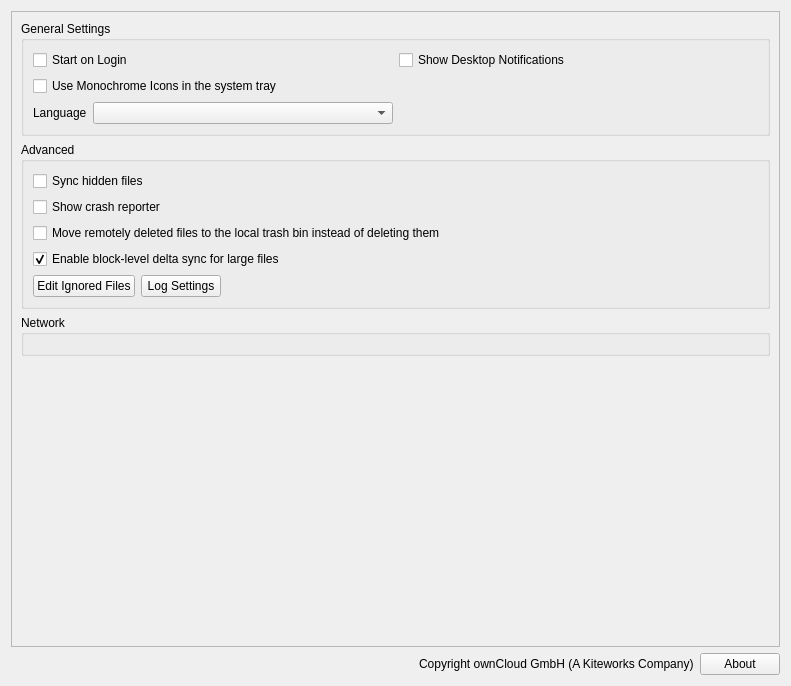
<?xml version="1.0" encoding="UTF-8"?>
<ui version="4.0">
 <class>OCC::GeneralSettings</class>
 <widget class="QWidget" name="OCC::GeneralSettings">
  <property name="geometry">
   <rect>
    <x>0</x>
    <y>0</y>
    <width>791</width>
    <height>686</height>
   </rect>
  </property>
  <property name="windowTitle">
   <string>Form</string>
  </property>
  <layout class="QVBoxLayout" name="verticalLayout_3">
   <item>
    <widget class="QScrollArea" name="scrollArea">
     <property name="widgetResizable">
      <bool>true</bool>
     </property>
     <widget class="QWidget" name="scrollAreaWidgetContents_2">
      <property name="geometry">
       <rect>
        <x>0</x>
        <y>0</y>
        <width>765</width>
        <height>618</height>
       </rect>
      </property>
      <layout class="QVBoxLayout" name="verticalLayout_5">
       <item>
        <widget class="QGroupBox" name="generalGroupBox">
         <property name="title">
          <string>General Settings</string>
         </property>
         <layout class="QGridLayout" name="gridLayout_2">
          <item row="1" column="0">
           <widget class="QCheckBox" name="monoIconsCheckBox">
            <property name="text">
             <string>Use Monochrome Icons in the system tray</string>
            </property>
           </widget>
          </item>
          <item row="0" column="1">
           <widget class="QCheckBox" name="desktopNotificationsCheckBox">
            <property name="text">
             <string>Show Desktop Notifications</string>
            </property>
           </widget>
          </item>
          <item row="0" column="0">
           <widget class="QCheckBox" name="autostartCheckBox">
            <property name="text">
             <string>Start on Login</string>
            </property>
           </widget>
          </item>
          <item row="2" column="0">
           <layout class="QHBoxLayout" name="horizontalLayout_6">
            <item>
             <widget class="QLabel" name="languageLabel">
              <property name="sizePolicy">
               <sizepolicy hsizetype="Maximum" vsizetype="Preferred">
                <horstretch>0</horstretch>
                <verstretch>0</verstretch>
               </sizepolicy>
              </property>
              <property name="locale">
               <locale language="English" country="UnitedStates"/>
              </property>
              <property name="text">
               <string>Language</string>
              </property>
              <property name="buddy">
               <cstring>languageDropdown</cstring>
              </property>
             </widget>
            </item>
            <item>
             <widget class="QComboBox" name="languageDropdown">
              <property name="sizePolicy">
               <sizepolicy hsizetype="Minimum" vsizetype="Fixed">
                <horstretch>0</horstretch>
                <verstretch>0</verstretch>
               </sizepolicy>
              </property>
              <property name="accessibleName">
               <string>Language selector</string>
              </property>
              <property name="currentText">
               <string/>
              </property>
             </widget>
            </item>
           </layout>
          </item>
         </layout>
        </widget>
       </item>
       <item>
        <widget class="QGroupBox" name="advancedGroupBox">
         <property name="title">
          <string>Advanced</string>
         </property>
         <layout class="QHBoxLayout" name="horizontalLayout_5">
          <item>
           <layout class="QVBoxLayout" name="verticalLayout_6">
            <item>
             <widget class="QCheckBox" name="syncHiddenFilesCheckBox">
              <property name="text">
               <string>Sync hidden files</string>
              </property>
             </widget>
            </item>
            <item>
             <widget class="QCheckBox" name="crashreporterCheckBox">
              <property name="sizePolicy">
               <sizepolicy hsizetype="MinimumExpanding" vsizetype="Fixed">
                <horstretch>0</horstretch>
                <verstretch>0</verstretch>
               </sizepolicy>
              </property>
              <property name="text">
               <string>Show crash reporter</string>
              </property>
             </widget>
            </item>
            <item>
             <widget class="QCheckBox" name="moveToTrashCheckBox">
              <property name="text">
               <string>Move remotely deleted files to the local trash bin instead of deleting them</string>
              </property>
             </widget>
            </item>
            <item>
             <widget class="QCheckBox" name="deltaSyncCheckBox">
              <property name="toolTip">
               <string>When enabled and the CrispCloud Delta Sync server app is installed, only changed blocks of large files are uploaded instead of the entire file.</string>
              </property>
              <property name="text">
               <string>Enable block-level delta sync for large files</string>
              </property>
              <property name="checked">
               <bool>true</bool>
              </property>
             </widget>
            </item>
            <item>
             <layout class="QHBoxLayout" name="horizontalLayout_4">
              <item>
               <widget class="QPushButton" name="ignoredFilesButton">
                <property name="text">
                 <string>Edit Ignored Files</string>
                </property>
               </widget>
              </item>
              <item>
               <widget class="QPushButton" name="logSettingsButton">
                <property name="text">
                 <string>Log Settings</string>
                </property>
               </widget>
              </item>
              <item>
               <spacer name="spacer_3">
                <property name="orientation">
                 <enum>Qt::Horizontal</enum>
                </property>
                <property name="sizeHint" stdset="0">
                 <size>
                  <width>555</width>
                  <height>20</height>
                 </size>
                </property>
               </spacer>
              </item>
             </layout>
            </item>
           </layout>
          </item>
         </layout>
        </widget>
       </item>
       <item>
        <widget class="QGroupBox" name="groupBox">
         <property name="title">
          <string>Network</string>
         </property>
         <layout class="QVBoxLayout" name="verticalLayout_4">
          <item>
           <widget class="NetworkSettings" name="widget" native="true">
            <property name="focusPolicy">
             <enum>Qt::StrongFocus</enum>
            </property>
           </widget>
          </item>
         </layout>
        </widget>
       </item>
       <item>
        <spacer name="verticalSpacer">
         <property name="orientation">
          <enum>Qt::Vertical</enum>
         </property>
         <property name="sizeHint" stdset="0">
          <size>
           <width>20</width>
           <height>40</height>
          </size>
         </property>
        </spacer>
       </item>
      </layout>
     </widget>
    </widget>
   </item>
   <item>
    <widget class="QWidget" name="versionInfoWidget" native="true">
     <layout class="QHBoxLayout" name="horizontalLayout_2">
      <property name="leftMargin">
       <number>0</number>
      </property>
      <property name="topMargin">
       <number>0</number>
      </property>
      <property name="rightMargin">
       <number>0</number>
      </property>
      <property name="bottomMargin">
       <number>0</number>
      </property>
      <item>
       <spacer name="spacer">
        <property name="orientation">
         <enum>Qt::Horizontal</enum>
        </property>
        <property name="sizeHint" stdset="0">
         <size>
          <width>40</width>
          <height>20</height>
         </size>
        </property>
       </spacer>
      </item>
      <item>
       <widget class="QLabel" name="copyrightLabel">
        <property name="cursor">
         <cursorShape>ArrowCursor</cursorShape>
        </property>
        <property name="text">
         <string notr="true">Copyright ownCloud GmbH (A Kiteworks Company)</string>
        </property>
        <property name="textInteractionFlags">
         <set>Qt::LinksAccessibleByMouse|Qt::TextSelectableByMouse</set>
        </property>
       </widget>
      </item>
      <item>
       <widget class="QPushButton" name="about_pushButton">
        <property name="text">
         <string>About</string>
        </property>
       </widget>
      </item>
     </layout>
    </widget>
   </item>
  </layout>
 </widget>
 <customwidgets>
  <customwidget>
   <class>NetworkSettings</class>
   <extends>QWidget</extends>
   <header>networksettings.h</header>
   <container>1</container>
  </customwidget>
 </customwidgets>
 <tabstops>
  <tabstop>autostartCheckBox</tabstop>
  <tabstop>desktopNotificationsCheckBox</tabstop>
  <tabstop>monoIconsCheckBox</tabstop>
  <tabstop>languageDropdown</tabstop>
  <tabstop>syncHiddenFilesCheckBox</tabstop>
  <tabstop>crashreporterCheckBox</tabstop>
  <tabstop>moveToTrashCheckBox</tabstop>
  <tabstop>ignoredFilesButton</tabstop>
  <tabstop>logSettingsButton</tabstop>
  <tabstop>widget</tabstop>
  <tabstop>scrollArea</tabstop>
  <tabstop>about_pushButton</tabstop>
 </tabstops>
 <resources/>
 <connections/>
</ui>
